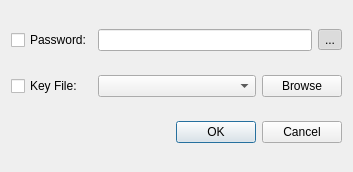
<?xml version="1.0" encoding="UTF-8"?>
<ui version="4.0">
 <class>KeyOpenDialog</class>
 <widget class="QDialog" name="KeyOpenDialog">
  <property name="geometry">
   <rect>
    <x>0</x>
    <y>0</y>
    <width>353</width>
    <height>172</height>
   </rect>
  </property>
  <property name="windowTitle">
   <string>Dialog</string>
  </property>
  <layout class="QGridLayout" name="gridLayout">
   <item row="0" column="0">
    <widget class="QCheckBox" name="checkPassword">
     <property name="text">
      <string>Password:</string>
     </property>
    </widget>
   </item>
   <item row="0" column="1">
    <layout class="QHBoxLayout" name="horizontalLayout">
     <item>
      <widget class="QLineEdit" name="editPassword">
       <property name="echoMode">
        <enum>QLineEdit::Password</enum>
       </property>
      </widget>
     </item>
     <item>
      <widget class="QToolButton" name="buttonTogglePassword">
       <property name="text">
        <string>...</string>
       </property>
       <property name="checkable">
        <bool>true</bool>
       </property>
       <property name="checked">
        <bool>true</bool>
       </property>
      </widget>
     </item>
    </layout>
   </item>
   <item row="1" column="0">
    <widget class="QCheckBox" name="checkKeyFile">
     <property name="text">
      <string>Key File:</string>
     </property>
    </widget>
   </item>
   <item row="1" column="1">
    <layout class="QHBoxLayout" name="horizontalLayout_2">
     <item>
      <widget class="QComboBox" name="comboKeyFile">
       <property name="sizePolicy">
        <sizepolicy hsizetype="Expanding" vsizetype="Fixed">
         <horstretch>0</horstretch>
         <verstretch>0</verstretch>
        </sizepolicy>
       </property>
      </widget>
     </item>
     <item>
      <widget class="QPushButton" name="buttonBrowseFile">
       <property name="text">
        <string>Browse</string>
       </property>
      </widget>
     </item>
    </layout>
   </item>
   <item row="2" column="0" colspan="2">
    <widget class="QDialogButtonBox" name="buttonBox">
     <property name="orientation">
      <enum>Qt::Horizontal</enum>
     </property>
     <property name="standardButtons">
      <set>QDialogButtonBox::Cancel|QDialogButtonBox::Ok</set>
     </property>
    </widget>
   </item>
  </layout>
 </widget>
 <resources/>
 <connections>
  <connection>
   <sender>buttonBox</sender>
   <signal>accepted()</signal>
   <receiver>KeyOpenDialog</receiver>
   <slot>accept()</slot>
   <hints>
    <hint type="sourcelabel">
     <x>248</x>
     <y>254</y>
    </hint>
    <hint type="destinationlabel">
     <x>157</x>
     <y>274</y>
    </hint>
   </hints>
  </connection>
  <connection>
   <sender>buttonBox</sender>
   <signal>rejected()</signal>
   <receiver>KeyOpenDialog</receiver>
   <slot>reject()</slot>
   <hints>
    <hint type="sourcelabel">
     <x>316</x>
     <y>260</y>
    </hint>
    <hint type="destinationlabel">
     <x>286</x>
     <y>274</y>
    </hint>
   </hints>
  </connection>
 </connections>
</ui>
